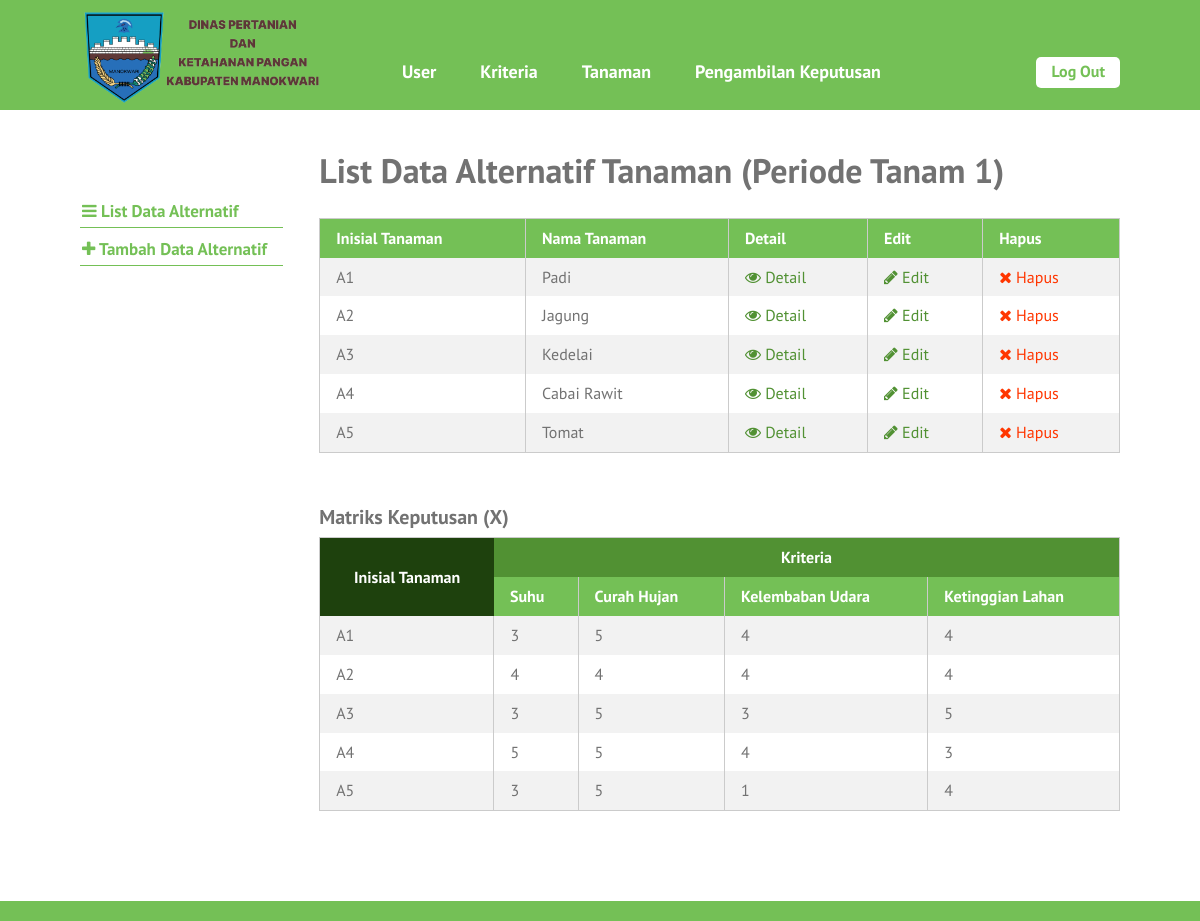
The page /periode2/list-tanaman2.php (signed in) on the database its author committed.
### tables this page shows
CREATE TABLE `tanaman` (
  `id_tanaman` int(10) NOT NULL,
  `inisial_tanaman` varchar(6) NOT NULL,
  `nama_tanaman` text NOT NULL,
  `tanggal_input` date NOT NULL
);

CREATE TABLE `kriteria` (
  `id_kriteria` int(10) NOT NULL,
  `nama` varchar(30) NOT NULL,
  `type` enum('benefit','cost') NOT NULL,
  `bobot` float NOT NULL,
  `ada_pilihan` tinyint(1) DEFAULT NULL,
  `urutan_order` int(2) NOT NULL
);

CREATE TABLE `nilai_tanaman` (
  `id_nilai_tanaman` int(11) NOT NULL,
  `id_tanaman` int(10) NOT NULL,
  `id_kriteria` int(10) NOT NULL,
  `nilai` float NOT NULL
);

### includes/functions.php (called while the page is built, shortened)
<?php
function get_role() {
	if(isset($_SESSION['user_id']) && isset($_SESSION['role'])) {
		if($_SESSION['role'] == '1') {
			return 'admin';
		} else {
			return 'petugas';
		}
	} else {
		return false;
	}
}

### periode2/list-tanaman2.php (the view, shortened to what this page needs)
<?php require_once('../includes/init.php'); ?>
<?php
require_once('../template-parts/header.php');
?>
	<div class="main-content-row">
	<div class="container clearfix">
		<?php include_once('../template-parts/sidebar-tanaman.php'); ?>
		<div class="main-content the-content">
			<h1>List Data Alternatif Tanaman (Periode Tanam 1)</h1>
			<?php
			$query = $pdo->prepare('SELECT * FROM tanaman');
			$query->execute();
			$query->setFetchMode(PDO::FETCH_ASSOC);
			if($query->rowCount() > 0):
			?>
			<table class="pure-table pure-table-striped">
				<thead>
					<tr>
						<th>Inisial Tanaman</th>
						<th>Nama Tanaman</th>
						<th>Detail</th>
						<th>Edit</th>
						<th>Hapus</th>
					</tr>
				</thead>
				<tbody>
					<?php while($hasil = $query->fetch()): ?>
						<tr>
							<td><?php echo $hasil['inisial_tanaman']; ?></td>
							<td><?php echo $hasil['nama_tanaman']; ?></td>
							<td><a href="single-tanaman.php?id=<?php echo $hasil['id_tanaman']; ?>"><span class="fa fa-eye"></span> Detail</a></td>
							<td><a href="edit-tanaman.php?id=<?php echo $hasil['id_tanaman']; ?>"><span class="fa fa-pencil"></span> Edit</a></td>
							<td><a href="hapus-tanaman.php?id=<?php echo $hasil['id_tanaman']; ?>" class="red yaqin-hapus"><span class="fa fa-times"></span> Hapus</a></td>
						</tr>
					<?php endwhile; ?>
				</tbody>
			</table>
			<?php
			$query = $pdo->prepare('SELECT id_kriteria, nama, type, bobot FROM kriteria
				ORDER BY urutan_order ASC');
			$query->execute();
			$kriterias = $query->fetchAll(PDO::FETCH_GROUP|PDO::FETCH_UNIQUE);
			$query2 = $pdo->prepare('SELECT id_tanaman, inisial_tanaman FROM tanaman');
			$query2->execute();
			$query2->setFetchMode(PDO::FETCH_ASSOC);
			$tanamans = $query2->fetchAll();
			?>
			<h3>Matriks Keputusan (X)</h3>
			<table class="pure-table pure-table-striped">
				<thead>
					<tr class="super-top">
						<th rowspan="2" class="super-top-left">Inisial Tanaman</th>
						<th colspan="<?php echo count($kriterias); ?>">Kriteria</th>
					</tr>
					<tr>
						<?php foreach($kriterias as $kriteria ): ?>
							<th><?php echo $kriteria['nama']; ?></th>
						<?php endforeach; ?>
					</tr>
				</thead>
				<tbody>
					<?php foreach($tanamans as $tanaman): ?>
						<tr>
							<td><?php echo $tanaman['inisial_tanaman']; ?></td>
							<?php
							$query3 = $pdo->prepare('SELECT id_kriteria, nilai FROM nilai_tanaman
								WHERE id_tanaman = :id_tanaman');
							$query3->execute(array(
								'id_tanaman' => $tanaman['id_tanaman']
							));
							$query3->setFetchMode(PDO::FETCH_ASSOC);
							$nilais = $query3->fetchAll(PDO::FETCH_GROUP|PDO::FETCH_UNIQUE);
							foreach($kriterias as $id_kriteria => $values):
								echo '<td>';
								if(isset($nilais[$id_kriteria])) {
									echo $nilais[$id_kriteria]['nilai'];
									$kriterias[$id_kriteria]['nilai'][$tanaman['id_tanaman']] = $nilais[$id_kriteria]['nilai'];
								} else {
									echo 0;
									$kriterias[$id_kriteria]['nilai'][$tanaman['id_tanaman']] = 0;
								}
								if(isset($kriterias[$id_kriteria]['tn_kuadrat'])){
									$kriterias[$id_kriteria]['tn_kuadrat'] += pow($kriterias[$id_kriteria]['nilai'][$tanaman['id_tanaman']], 2);
								} else {
									$kriterias[$id_kriteria]['tn_kuadrat'] = pow($kriterias[$id_kriteria]['nilai'][$tanaman['id_tanaman']], 2);
								}
								echo '</td>';
							endforeach;
							?>
						</tr>
					<?php endforeach; ?>
				</tbody>
			</table>
			<?php else: ?>
				<p>Maaf, belum ada data untuk tanaman.</p>
			<?php endif; ?>
		</div>
	</div>
	</div>
<?php
require_once('../template-parts/footer.php');

### template-parts/header.php (shortened to what this page needs)
<!DOCTYPE html>
<head>
	<link rel="stylesheet" href="stylesheets/style.css">
</head>
<body>
	<div id="page">
	<header id="header">
		<div class="container clearfix">
			<div id="logo-wrap">
				<h1 id="logo"><a href="index.php"><img src="images/logodpkp.png" alt=""></a></h1>
			</div>
			<div id="header-content" class="clearfix">
				<nav id="nav">
					<ul class="sf-menu">
						<?php $user_role = get_role(); ?>
						<?php if($user_role == 'admin'): ?>
							<li><a href="list-user.php">User</a>
							</li>
							<li><a href="list-kriteria.php">Kriteria</a>
							</li>
						<?php endif; ?>
						<?php if($user_role == 'admin' || $user_role == 'petugas'): ?>
							<li><a href="list-tanaman.php">Tanaman</a>
							</li>
						<?php endif; ?>
						<li><a href="rangking-sawtop.php">Pengambilan Keputusan</a>
						</li>
					</ul>
				</nav>
				<div id="header-right">
					<?php if(isset($_SESSION['user_id'])): ?>
						<a href="logout.php" class="button">Log Out</a>
					<?php else: ?>
						<a href="login.php" class="button">Log In</a>
					<?php endif; ?>
				</div>
			</div>
		</div>
	</header>
	<div id="main">

### template-parts/sidebar-tanaman.php
<aside class="sidebar">
	<div class="widget">
		<ul>
			<li><a href="list-tanaman.php"><span class="fa fa-bars"></span> List Data Alternatif</a></li>
			<li><a href="tambah-tanaman.php"><span class="fa fa-plus"></span> Tambah Data Alternatif</a></li>
		</ul>
	</div>
</aside>

### template-parts/footer.php (shortened to what this page needs)
	</div>
	<footer id="footer">
	</footer>
	</div>
</body>
</html>

### rows shown on the page
tanaman: inisial_tanaman "A1", nama_tanaman "Padi"
tanaman: inisial_tanaman "A2", nama_tanaman "Jagung"
tanaman: inisial_tanaman "A3", nama_tanaman "Kedelai"
tanaman: inisial_tanaman "A4", nama_tanaman "Cabai Rawit"
tanaman: inisial_tanaman "A5", nama_tanaman "Tomat"
kriteria: nama "Suhu"
kriteria: nama "Curah Hujan"
kriteria: nama "Kelembaban Udara"
kriteria: nama "Ketinggian Lahan"
nilai_tanaman: nilai "3"
nilai_tanaman: nilai "5"
nilai_tanaman: nilai "4"
nilai_tanaman: nilai "4"
nilai_tanaman: nilai "4"
nilai_tanaman: nilai "4"
nilai_tanaman: nilai "3"
nilai_tanaman: nilai "5"
nilai_tanaman: nilai "5"
nilai_tanaman: nilai "3"
nilai_tanaman: nilai "1"
